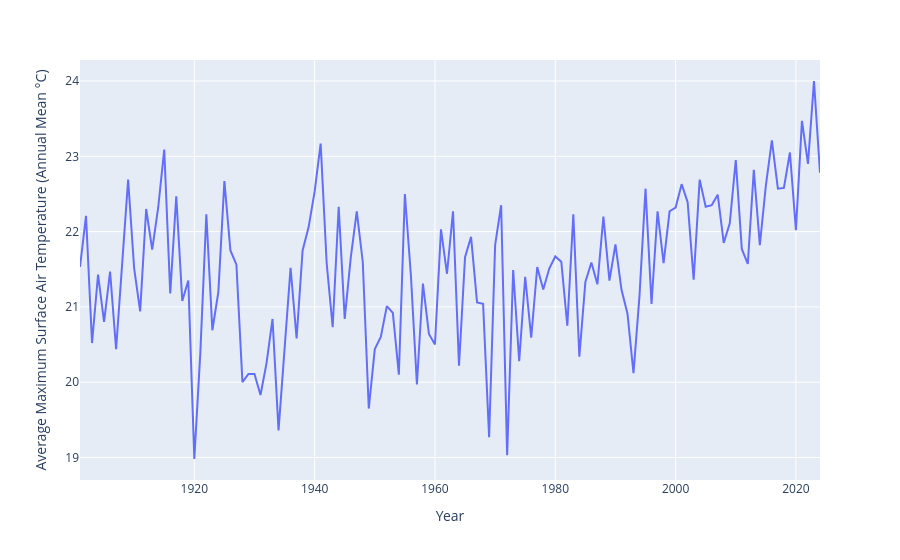
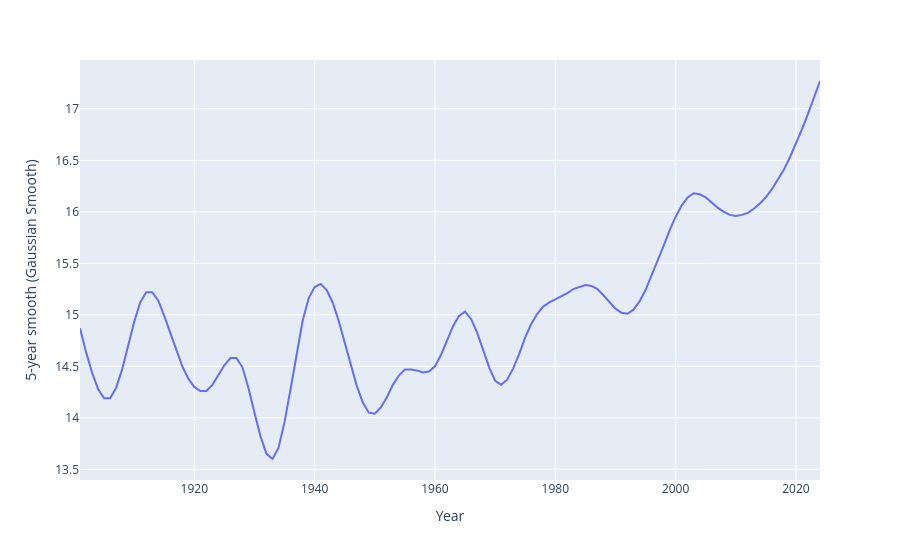
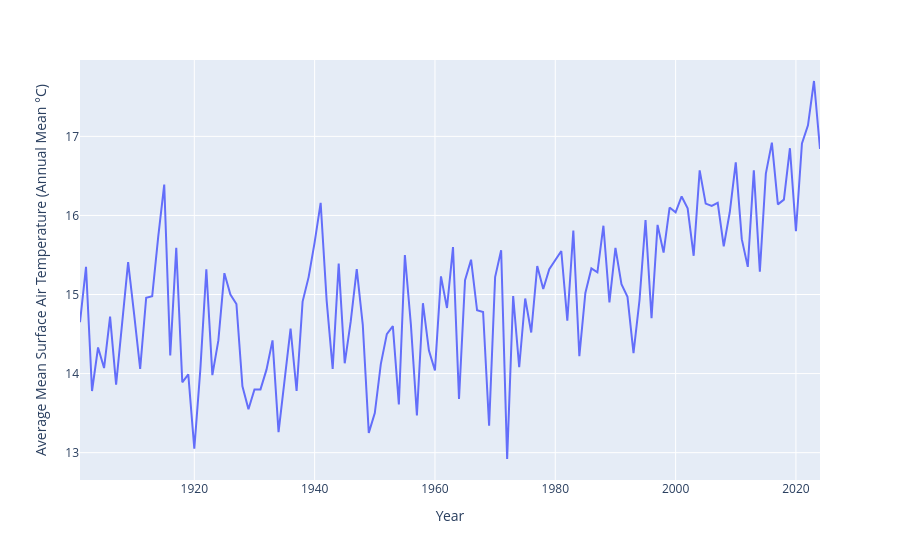
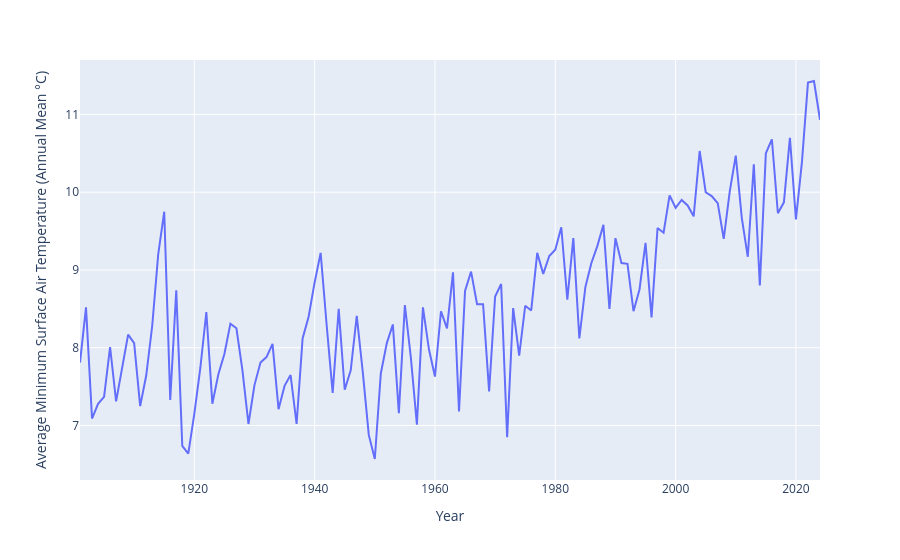

The cell these charts' notebook holds for them, in order:
### Code cell
data_result = data_result.rename(columns={'Category':'Year'})
import plotly.express as px
parametr = [
    'Average Maximum Surface Air Temperature (Annual Mean °C)',
    '5-year smooth (Gaussian Smooth)',
    'Average Mean Surface Air Temperature (Annual Mean °C)',
    'Average Minimum Surface Air Temperature (Annual Mean °C)',
    'Precipitation (mm)'
]
for d in parametr:
    fig = px.line(data_result, x='Year', y=d)
    fig.show()
